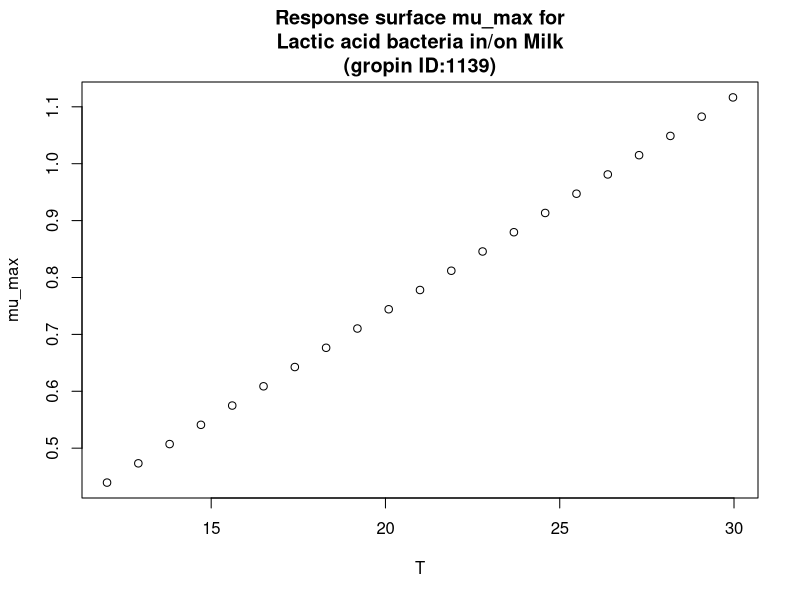

R code for this plot:
#############################
# start of Parameter script
#############################
T <- seq(12.012,29.97002997003,length.out=21)
#############################
# end of Parameter script
#############################
############################# 
# start of Model script Gropin ID 1139 
#############################
 
# constant coefficients for this model
 
variables <- data.frame(T)
argumentsPar <- expand.grid(variables)
 
# heart of the model
response_surface <- function(T) {
   mumax <-0.0377*(T-0.354)

return(mumax=mumax)
} 

# output parameters
mumax <- cbind(argumentsPar,response_surface(argumentsPar['T']))
colnames(mumax) <- c(colnames(argumentsPar),'mumax')
#############################
# End of Model script
#############################
############################# 
# start of Visualisation script Gropin ID 1139 
#############################
plot(T,mumax$mumax,
                          xlab='T',
                          ylab='mu_max',main='Response surface mu_max for
Lactic acid bacteria in/on Milk
(gropin ID:1139)')
#############################
# End of Visualisation script
#############################
